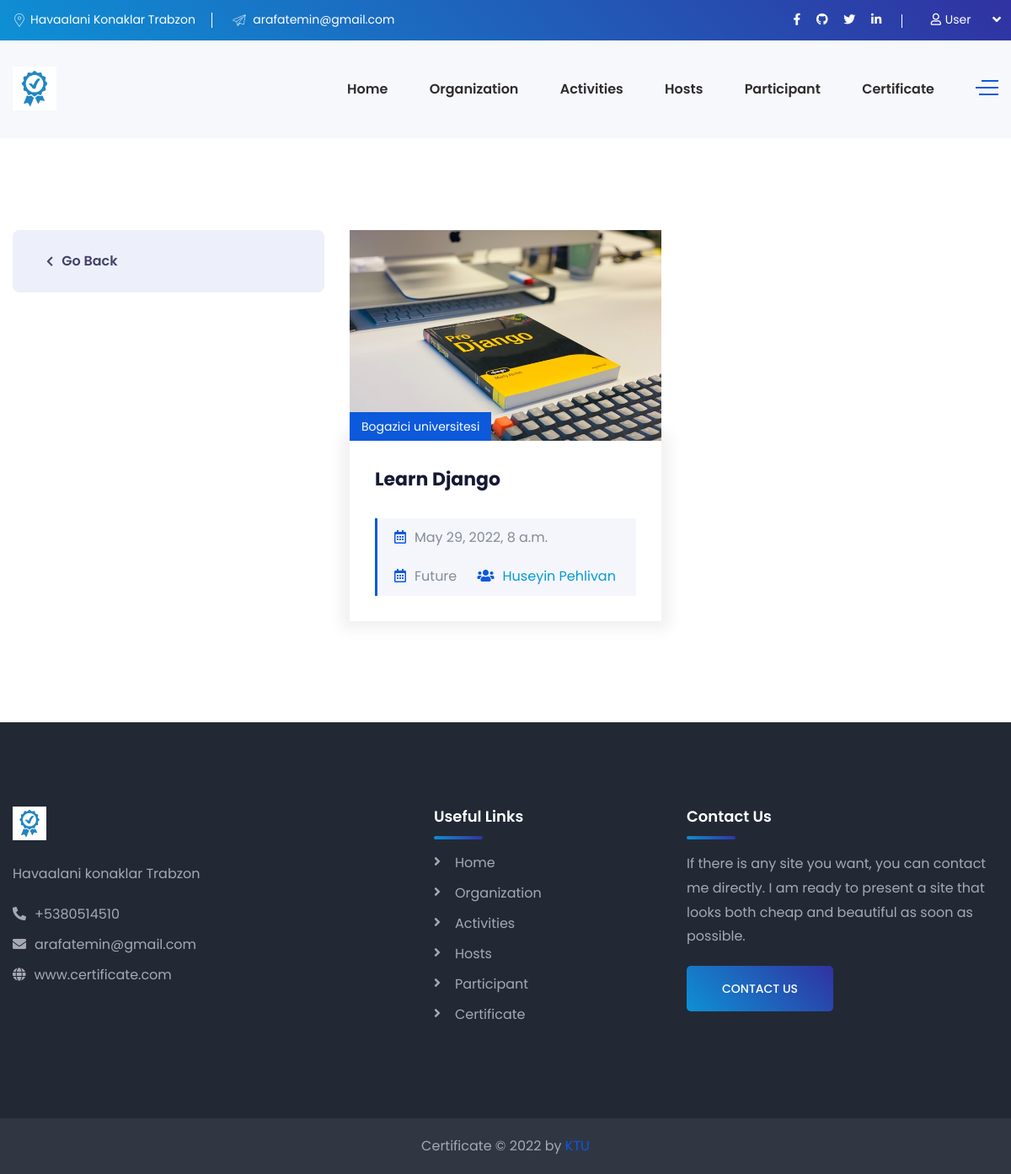
Page /activities/bogazici-universitesi on the earlier database version.
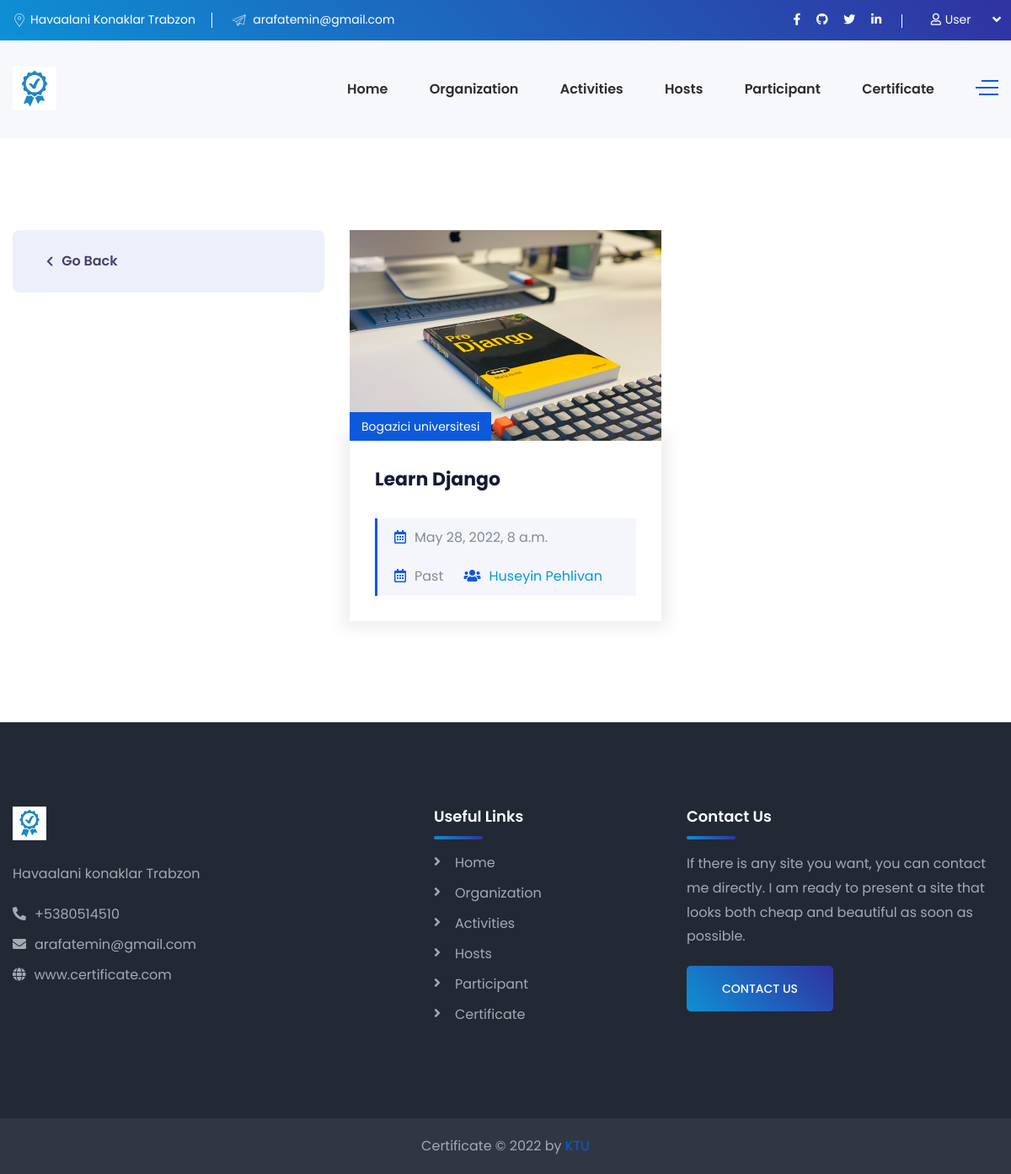
Same page on the later database version.
### Certificate/models.py (models this page shows, shortened)
class Activity(models.Model):
    org_name                = models.ManyToManyField('Organization')
    activity_name           = models.CharField(max_length=64, null=False, blank=False)
    activity_image          = models.ImageField(upload_to='activity', blank=True, null=True)
    active                  = models.BooleanField()
    address                 = models.TextField()
    description             = models.TextField()
    starttime               = models.DateTimeField(auto_now_add=False)
    endtime                 = models.DateTimeField(auto_now_add=False)
    slug                    = models.SlugField(null=False, blank=True, unique=True, db_index=True, editable=False)
    @property
    def Is_Past(self):
        today = date.today()
        if self.starttime.date() < today:
            thing = "Past"
        else:
            thing = "Future"
        return thing
    class Meta:
        ordering = ["-starttime"]

class Organization(models.Model):
    org_name = models.CharField(max_length=64, null=False, blank=False)
    slug = models.SlugField(null=False, blank=True, unique=True, db_index=True, editable=False)
    authorized = models.CharField(max_length=64, null=False, blank=False)
    org_image = models.ImageField(upload_to='organization', blank=True, null=True)
    address = models.TextField()
    org_description = models.TextField()

class Host(models.Model):
    host_name = models.CharField(max_length=64, null=False, blank=False)
    surname = models.CharField(max_length=64, null=False, blank=False)
    activity_name = models.ManyToManyField('Activity',)
    position = models.CharField(max_length=64, blank=True, null=True)
    host_image = models.ImageField(upload_to='host', blank=True, null=True)

### Certificate/views.py (the view)
# urls.py: path('activities/<slug:slug>', activity_view_with_category, name='activity_view_with_category'),
def activity_view_with_category(request, slug, *args, **kwargs):
    activity = Organization.objects.get(slug=slug)
    activities = activity.activity_set.filter(active=True)
    context = {
        'activities': activities,
        'host': Host.objects.all()
    }
    return render(request, 'activities_slog.html', context)

### templates/activities_slog.html (shortened to what this page needs)
{% extends 'base.html' %}
{% load static %}
{% block content %}
    <body>
    <section class="service-details-page pdt-110 pdb-90">
        <div class="container">
            <div class="row">
            <div class="col-xl-4 col-lg-5 sidebar-left">
                    <div class="service-nav-menu mrb-30">
                        <div class="service-link-list mb-30">
                            <ul class="active">
                                {% if organizations|length > 0 %}
                                    {% for organization in organizations %}
                                        <li><a href="{% url 'activity_view_with_category' organization.slug %}">
                                            <i class="fa fa-chevron-right"></i>{{ organization.org_name|title }} </a>
                                        </li>
                                    {% endfor %}
                                {% else %}
                                    <li>
                                        <a href="{% url 'activity' %}">
                                            <i class="fa fa-chevron-left"></i>Go Back </a>
                                    </li>
                                {% endif %}
                            </ul>
                        </div>
                    </div>
                </div>
                <div class="col-xl-8 col-lg-7">
                    <div class="row">
                        {% if activities|length > 0 %}
                            {% for activity in activities %}
                                <div class="col-lg-12 col-xl-6">
                                    <div class="news-wrapper mrb-30 mrb-sm-40">
                                        <div class="news-thumb">
                                            <a href="{% url 'activitydetail' activity.slug %}">
                                                <img style="max-width: 100%; min-width: 100%; max-height: 250px; min-height: 250px"
                                                     class="img-full" src="{{ activity.activity_image.url }}" alt="">
                                            </a>
                                            {% for activity in activity.org_name.all %}
                                                <div class="news-top-meta">
                                                    <span class="entry-category">{{ activity.org_name }}</span>
                                                </div>
                                            {% endfor %}
                                        </div>
                                        <div class="news-details">
                                            <div class="news-description mb-20">
                                                <h4 class="the-title mrb-30"><a
                                                        href="{% url 'activitydetail' activity.slug %}">{{ activity.activity_name }}</a>
                                                </h4>
                                                <div class="news-bottom-meta">
                                                <span class="entry-date mrr-20"><i
                                                        class="far fa-calendar-alt mrr-10 text-primary-color"></i>{{ activity.starttime }}</span><br>
                                                </div>
                                                <div class="news-bottom-meta">
                                                <span class="entry-date mrr-20"><i
                                                        class="far fa-calendar-alt mrr-10 text-primary-color"></i>{{ activity.Is_Past }}</span>
                                                    {% for h in host %}
                                                        {% for host_activity_name in h.activity_name.all %}
                                                            {% if host_activity_name == activity %}
                                                                <a href="{% url 'hosts' %}"><span
                                                                        class="entry-author"><i
                                                                        class="fas fa-users mrr-10 text-primary-color"></i>{{ h.host_name }}</span></a>
                                                            {% endif %}
                                                        {% endfor %}
                                                    {% endfor %}
                                                </div>
                                            </div>
                                        </div>
                                    </div>
                                </div>
                            {% endfor %}
                        {% else %}
                            <div class="col-lg-12 col-xl-6">
                                <div class="news-wrapper mrb-30 mrb-sm-40">
                                    <div class="alert alert-danger">there are no Articles</div>
                                </div>
                            </div>
                        {% endif %}
                    </div>
                </div>
            </div>
        </div>
    </section>
    </body>
{% endblock %}

### templates/base.html (shortened to what this page needs)
{% load static %}
<!DOCTYPE html>
<html lang="en">
<head>
    <link rel="stylesheet" href="{% static 'css/style.css' %}">
    <link rel="stylesheet" href="{% static 'css/responsive.css' %}">
</head>
<header class="header-style-two">
    <div class="header-wrapper">
        <div class="header-top-area bg-gradient-color d-none d-lg-block">
            <div class="container">
                <div class="row">
                    <div class="col-lg-6 header-top-left-part">
                        <span class="address"><i class="webexflaticon flaticon-placeholder-1"></i>Havaalani Konaklar Trabzon</span>
                        <span class="phone"><i class="webexflaticon flaticon-send"></i> arafatemin@gmail.com</span>
                    </div>
                    <div class="col-lg-6 header-top-right-part text-right">
                        <ul class="social-links">
                            <li><a href="https://www.facebook.com/" target="_blank"><i
                                    class="fab fa-facebook-f"></i></a></li>
                            <li><a href="https://github.com/AERBATI-61" target="_blank"><i
                                    class="fab fa-github"></i></a></li>
                            <li><a href="https://twitter.com/" target="_blank"><i class="fab fa-twitter"></i></a></li>
                            <li><a href="https://www.linkedin.com/feed/" target="_blank"><i
                                    class="fab fa-linkedin-in"></i></a></li>
                        </ul>
                        <div class="language">
                            {% if user.is_authenticated %}
                                <a class="language-btn" href="#"><i class="fas fa-user"
                                                                    style="margin: 0.3rem"></i>{{ user }}</a>
                            {% else %}
                                <a class="language-btn" href="{% url 'login' %}"><i class="fas fa-user"
                                                                                    style="margin: 0.3rem"></i>User</a>
                            {% endif %}
                        </div>
                    </div>
                </div>
            </div>
        </div>
        <div class="header-navigation-area two-layers-header header-middlee bt_stick bt_sticky">
            <div class="container">
                <div class="row">
                    <div class="col-md-12">
                        <a class="navbar-brand logo f-left mrt-10 mrt-md-0" href="{% url 'index' %}">
                            <img id="logo-image" class="img-center" src="{% static 'images/certificat.jpg' %}" alt="">
                        </a>
                        <div class="header-searchbox-style-two d-none d-xl-block">
                            <div class="side-panel side-panel-trigger text-right d-none d-lg-block">
                                <span class="bar1"></span>
                                <span class="bar2"></span>
                                <span class="bar3"></span>
                            </div>
                        </div>
                        <div class="main-menu f-right">
                            <nav id="mobile-menu-right">
                                <ul>
                                    <li><a href="{% url 'index' %}">Home</a></li>
                                    <li><a href="{% url 'organizations' %}">Organization</a></li>
                                    <li><a href="{% url 'activity' %}">Activities</a></li>
                                    <li><a href="{% url 'hosts' %}">Hosts</a></li>
                                    <li><a href="{% url 'participants' %}">Participant</a></li>
                                    <li><a href="{% url 'certificalar' %}">Certificate</a></li>
                                </ul>
                            </nav>
                        </div>
                    </div>
                </div>
            </div>
        </div>
    </div>
</header>
{% block content %}
{% endblock %}
<footer class="footer">
    <div class="footer-main-area" data-background="images/footer-bg.png">
        <div class="container">
            <div class="row">
                <div class="col-xl-5 col-lg-6 col-md-6">
                    <div class="widget footer-widget">
                        <a class="mrb-20" href="{% url 'index' %}">
                            <img width="40" height="40" id="logo-image" class="img-center"
                                 src="{% static 'images/certificat.jpg' %}" alt="">
                        </a><br> <br>
                        <address class="mrb-25">
                            <p class="text-light-gray">Havaalani konaklar Trabzon</p>
                            <div class="mrb-10"><a href="#" class="text-light-gray"><i
                                    class="fas fa-phone-alt mrr-10"></i>+5380514510</a></div>
                            <div class="mrb-10"><a href="#" class="text-light-gray"><i
                                    class="fas fa-envelope mrr-10"></i>arafatemin@gmail.com</a></div>
                            <div class="mrb-0"><a href="#" class="text-light-gray"><i class="fas fa-globe mrr-10"></i>www.certificate.com</a>
                            </div>
                        </address>
                    </div>
                </div>
                <div class="col-xl-3 col-lg-6 col-md-6">
                    <div class="widget footer-widget">
                        <h5 class="widget-title text-white mrb-30">Useful Links</h5>
                        <ul class="footer-widget-list">
                            <li><a href="{% url 'index' %}">Home</a></li>
                            <li><a href="{% url 'organizations' %}">Organization</a></li>
                            <li><a href="{% url 'activity' %}">Activities</a></li>
                            <li><a href="{% url 'hosts' %}">Hosts</a></li>
                            <li><a href="{% url 'participants' %}">Participant</a></li>
                            <li><a href="{% url 'certificalar' %}">Certificate</a></li>
                        </ul>
                    </div>
                </div>
                <div class="col-xl-4 col-lg-6 col-md-6">
                    <div class="widget footer-widget">
                        <h5 class="widget-title text-white mrb-30">Contact Us</h5>
                        <p class="text-light-gray">If there is any site you want, you can contact me directly. I am
                            ready to present a site that looks
                            both cheap and beautiful as soon as possible.</p>
                        <div class="btn-box">
                            <a href="#git" class="cs-btn-one btn-gradient-color">Contact Us</a>
                        </div>
                    </div>
                </div>
            </div>
        </div>
    </div>
    <div class="footer-bottom-area">
        <div class="container">
            <div class="row">
                <div class="col-xl-12">
                    <div class="text-center">
                        <span class="text-light-gray">Certificate © 2022 by <a class="text-primary-color"
                                                                               target="_blank"
                                                                               href="https://www.ktu.edu.tr/">KTU</a></span>
                    </div>
                </div>
            </div>
        </div>
    </div>
</footer>

Differences in the rows shown:
changed Activity "Learn Django": starttime "May 29, 2022, 8 a.m." → "May 28, 2022, 8 a.m."; Is_Past "Future" → "Past"
